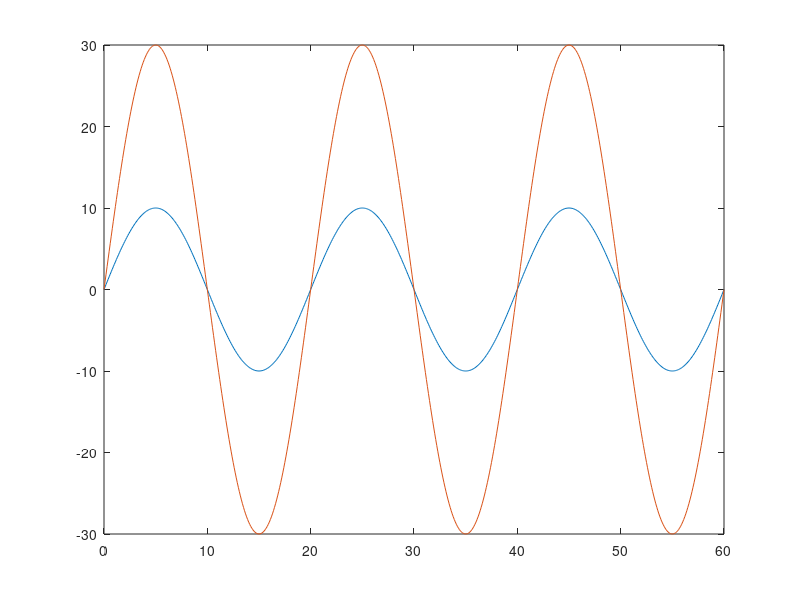

Recreate this plot in MATLAB. (Note: this script raises an error after producing the figure.)

clear all;
addpath('../lib');
%%
%% lets plot 3 cycles of 50Hz AC voltage
f = 50;
Vm = 10;
phi = 0;

% generate the signal
t = [0:0.0001:3/f];
th = 2*pi*f*t;
v = Vm*sin(th+phi);

figure;
plot(t*1E3, v);
hold
plot(t*1E3, 3*v);

%% plot now
opt.XLabel = 'Time, t (ms)'; % xlabel
opt.YLabel = 'Voltage, V (V)'; %ylabel
opt.XLim = [0, 40]; % set x axis limit
opt.YLim = [-11, 11]; % set y axis limit

% Save? comment the following line if you do not want to save
opt.FileName = 'plotAxisLimit.eps'; 

% create the plot
setPlotProp(opt);